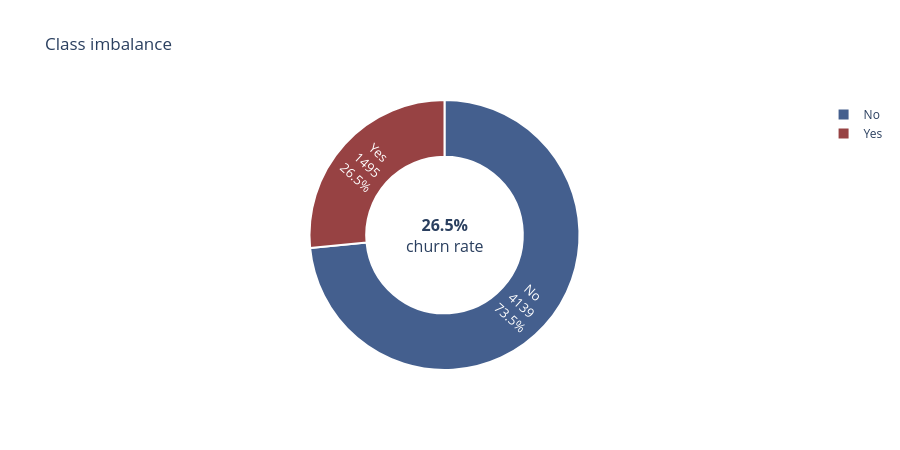

Write notebook code for a chart like this one.
### Markdown cell above
## Class imbalance

At ~26 % churn, the dataset is moderately imbalanced. A naive model predicting "no churn" for everyone would achieve 74 % accuracy while catching zero churners — accuracy is therefore a misleading metric. We will use ROC-AUC, precision-recall, and class-weighted training instead.

### Code cell
counts = df_train['Churn'].value_counts().reset_index()
counts.columns = ['Churn', 'Count']
rate = counts.loc[counts['Churn'] == 'Yes', 'Count'].values[0] / counts['Count'].sum()

fig = go.Figure(go.Pie(
    labels=counts['Churn'], values=counts['Count'], hole=0.58,
    marker=dict(colors=[RETAIN, CHURN], line=dict(color='white', width=2)),
    textinfo='label+percent+value', textfont_size=13, direction='clockwise',
    sort=False, hovertemplate='%{label}: %{value:,} customers<extra></extra>',
))
fig.update_layout(
    title_text='Class imbalance',
    annotations=[dict(
        text=f'<b>{rate:.1%}</b><br>churn rate',
        x=0.5, y=0.5, font_size=16, showarrow=False, align='center',
    )],
    height=450,
)
fig.show()

### Figure 1 — Plotly figure (JSON) as saved in the notebook; plotly's stock layout.template omitted (floating-point values rounded to 4 significant figures)
{"data": [{"direction": "clockwise", "hole": 0.58, "hovertemplate": "%{label}: %{value:,} customers<extra></extra>", "labels": ["No", "Yes"], "marker": {"colors": ["#445F8E", "#974243"], "line": {"color": "white", "width": 2}}, "sort": false, "textfont": {"size": 13}, "textinfo": "label+percent+value", "type": "pie", "values": [4139, 1495]}], "layout": {"annotations": [{"align": "center", "font": {"size": 16}, "showarrow": false, "text": "<b>26.5%</b><br>churn rate", "x": 0.5, "y": 0.5}], "height": 450, "title": {"text": "Class imbalance"}}}
